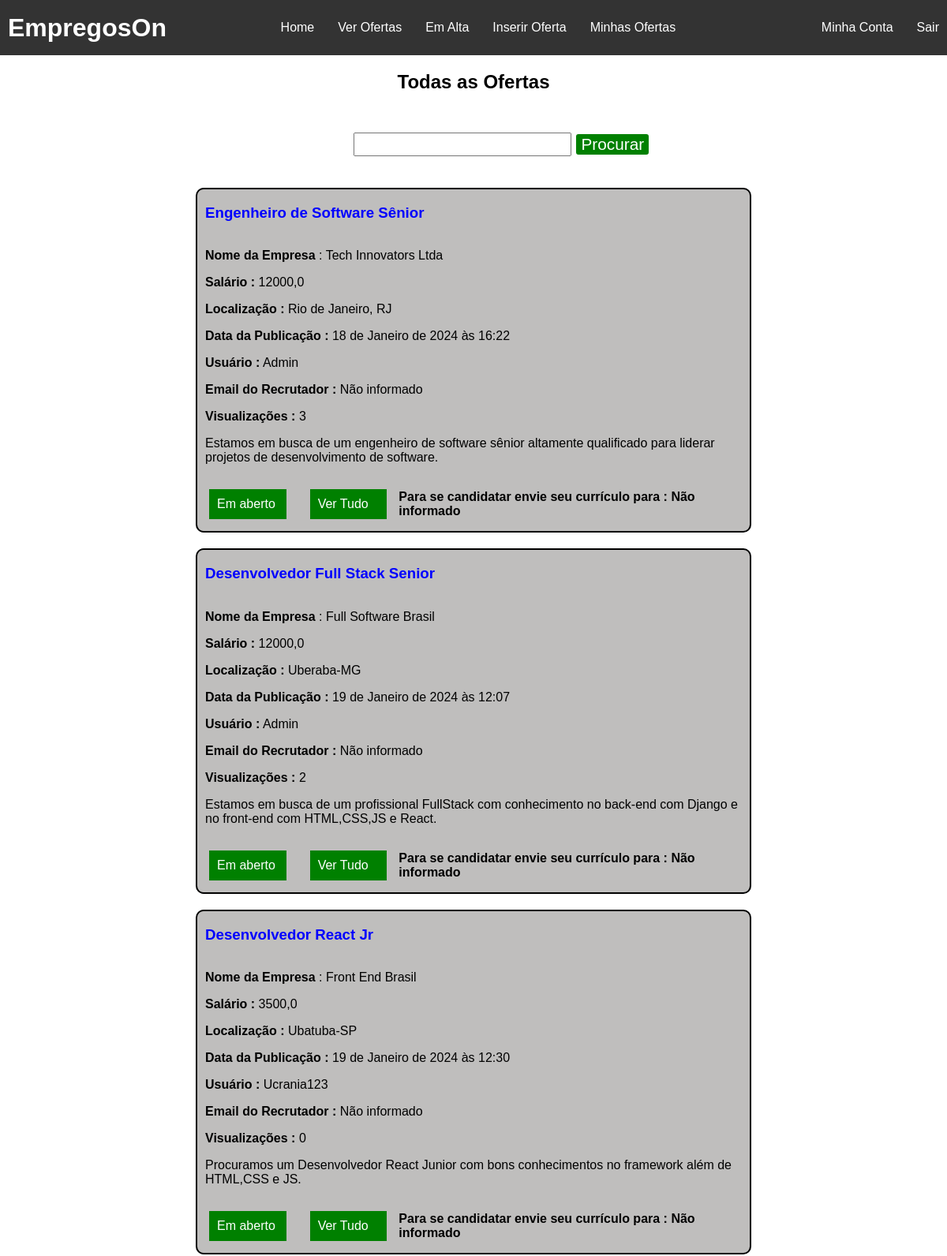
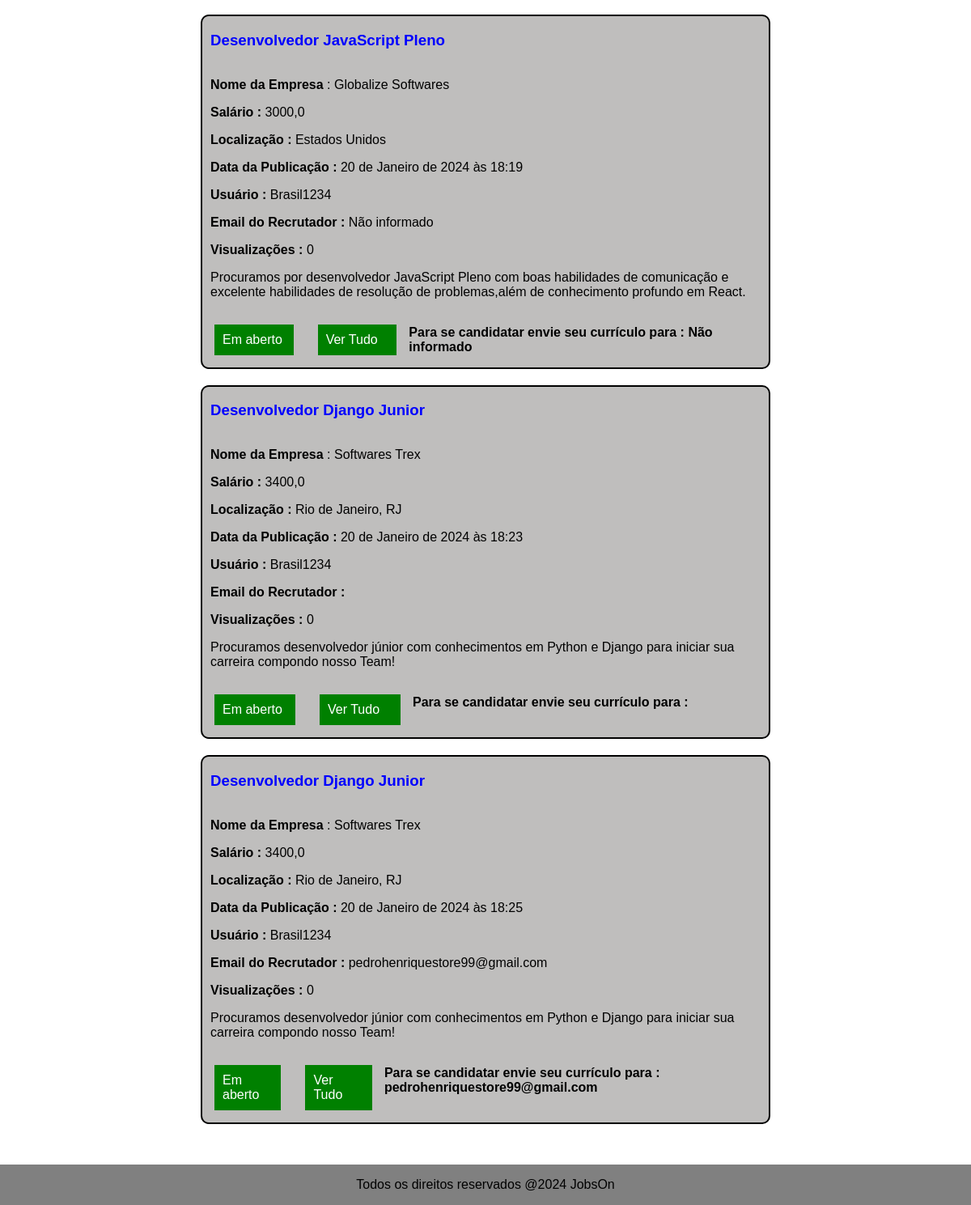
/job_list/ (signed in), run on the app's committed database (2 pictures, top to bottom).
### jobs/models.py (models this page shows, shortened)
class JobOffer(models.Model):
    title = models.CharField(max_length=100)
    description = models.TextField()
    organization_name = models.CharField(max_length=100)
    location = models.CharField(max_length=100)
    publication_date = models.DateTimeField(auto_now_add=True)  # Adicionará automaticamente a data e hora ao campo
    offer_requirements = models.CharField(max_length=300)
    employment_type = models.CharField(max_length=100)
    salary = models.FloatField(default="Não informado")  # define que por padrão o campo é não informado
    organization_description = models.TextField()
    autor = models.ForeignKey(User, on_delete=models.PROTECT, related_name='car_user', editable=False, default=1)
    recruiter_email = models.EmailField(editable=False)
    number_of_views = models.IntegerField(default=0, editable=False)

### jobs/views.py (the view)
# urls.py: path('job_list/', JobOffersList.as_view(), name='job_list'),
class JobOffersList(ListView):
    template_name = 'job_list.html'
    model = JobOffer
    def get_queryset(self):
        queryset = super().get_queryset()
        search = self.request.GET.get('search', '')
        queryset = queryset.filter(title__icontains=search)
        return queryset

### jobs/templates/job_list.html
{% extends 'base.html' %}
{% block styles %}
    {{ block.super }}
    {% load static %}
    <link rel="stylesheet" type="text/css" href="{% static 'css/job_list.css' %}">
{% endblock %}
{% block content %}
    <main>
        <h2 class="title-offer-page">Todas as Ofertas</h2>
        <section class="section-content">
            <form class="offer-form-search" method="GET">
                <input id="query-offer" name="search">
                <button class="btn-search-job">Procurar</button>
            </form>
    {% if object_list %}
        {% for offer in object_list %}
            <div class="offer-grid">
                <h3 class="offer-title">{{ offer.title }}</h3>
                <p class="p-offer"><strong>Nome da Empresa</strong> : {{ offer.organization_name }}</p>
                <p class="p-offer"><strong>Salário :</strong> {{ offer.salary }}</p>
                <p class="p-offer"><strong>Localização :</strong> {{ offer.location }}</p>
                <p class="p-offer"><strong>Data da Publicação :</strong> {{ offer.publication_date }}</p>
                <p class="p-offer"><strong>Usuário :</strong> {{ offer.autor|capfirst }}</p>
                <p class="p-offer"><strong>Email do Recrutador :</strong> {{ offer.recruiter_email }}</p>
                <p class="p-offer"><strong>Visualizações :</strong> {{ offer.number_of_views }}</p>
                <p class="p-description"> {{ offer.description }}</p>
                <div class="btn-joblist-container">
                    <p class="btn-status">Em aberto</p>
                    <a class="btn-detail" href="{% url 'detail_offer' offer.id %}">Ver Tudo</a>
                    <p class="email-text">Para se candidatar envie seu currículo para : {{ offer.recruiter_email }}</p>
                </div>
            </div>
        {% endfor %}
    {% else %}
            <p class="job-list-advice-null">Nenhum resultado encontrado.</p>
    {% endif %}
        </section>
    </main>
{% endblock %}

### static/css/index.css (style rules this page uses)
body { margin: 0; font-family: Arial, sans-serif; display: flex; flex-direction: column; min-height: 100vh; }

### static/css/job_list.css (style rules this page uses)
body { background-color: white; }
.offer-grid { display: grid; grid-template-columns: 1fr; border: 2px solid black; border-radius: 10px; background-color: rgb(191, 190, 189); width: 700px; }
.offer-title { color: blue; margin-left: 10px; }
.title-offer-page { text-align: center; }
.p-offer { margin-left: 10px; margin-bottom: 0px; }
.p-description { margin-left: 10px; }
.section-content { display: grid; margin: 50px; gap: 20px; background-color: white; justify-content: center; }
.btn-status, .btn-detail { display: inline-block; color: white; text-decoration: none; background-color: green; width: 80px; padding: 10px; margin: 15px; }
.offer-form-search { margin-left: 200px; margin-bottom: 20px; }
#query-offer { font-size: 1.3rem; }
.btn-search-job { font-size: 1.3rem; color: white; background-color: green; border: 2px solid white; border-radius: 5px; }
.btn-joblist-container { display: flex; flex-direction: row; }
.email-text { font-weight: 600; }

### data on the page
JobOffer: title "Engenheiro de Software Sênior", organization_name "Tech Innovators Ltda", salary "12000,0", location "Rio de Janeiro, RJ", publication_date "18 de Janeiro de 2024 às 16:22", autor "Admin", recruiter_email "Não informado", number_of_views "3", description "Estamos em busca de um engenheiro de software sênior altamente qualificado para liderar projetos de desenvolvimento de software."
JobOffer: title "Desenvolvedor Full Stack Senior", organization_name "Full Software Brasil", salary "12000,0", location "Uberaba-MG", publication_date "19 de Janeiro de 2024 às 12:07", autor "Admin", recruiter_email "Não informado", number_of_views "2", description "Estamos em busca de um profissional FullStack com conhecimento no back-end com Django e no front-end com HTML,CSS,JS e React."
JobOffer: title "Desenvolvedor React Jr", organization_name "Front End Brasil", salary "3500,0", location "Ubatuba-SP", publication_date "19 de Janeiro de 2024 às 12:30", autor "Ucrania123", recruiter_email "Não informado", number_of_views "0", description "Procuramos um Desenvolvedor React Junior com bons conhecimentos no framework além de HTML,CSS e JS."
JobOffer: title "Desenvolvedor JavaScript Pleno", organization_name "Globalize Softwares", salary "3000,0", location "Estados Unidos", publication_date "20 de Janeiro de 2024 às 18:19", autor "Brasil1234", recruiter_email "Não informado", number_of_views "0", description "Procuramos por desenvolvedor JavaScript Pleno com boas habilidades de comunicação e excelente habilidades de resolução de problemas,além de conhecimento profundo em React."
JobOffer: title "Desenvolvedor Django Junior", organization_name "Softwares Trex", salary "3400,0", location "Rio de Janeiro, RJ", publication_date "20 de Janeiro de 2024 às 18:23", autor "Brasil1234", number_of_views "0", description "Procuramos desenvolvedor júnior com conhecimentos em Python e Django para iniciar sua carreira compondo nosso Team!"
JobOffer: title "Desenvolvedor Django Junior", organization_name "Softwares Trex", salary "3400,0", location "Rio de Janeiro, RJ", publication_date "20 de Janeiro de 2024 às 18:25", autor "Brasil1234", recruiter_email "pedrohenriquestore99@gmail.com", number_of_views "0", description "Procuramos desenvolvedor júnior com conhecimentos em Python e Django para iniciar sua carreira compondo nosso Team!"
